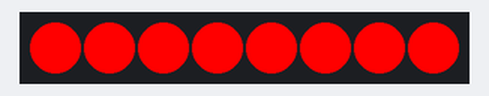
Bench run of a sketch on a simulated Arduino Uno, built with avr-gcc and run on an emulated ATmega328P. On the bench: 8 RGB LEDs in strip order, left to right.

Above: at 0.1 s.
At 5.1 s:
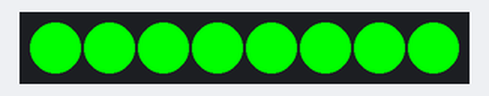
At 10.1 s:
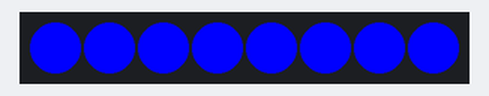
Timing chart, 0 to 126.5 s (numbered marks = the images above):
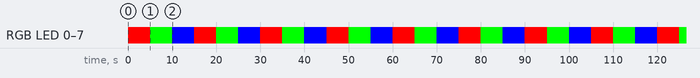

Measured:
- by itself, RGB LED 0–7: repeats every 15.0 s: RGB(0, 255, 0) 5.0 s, RGB(0, 0, 255) 5.0 s, RGB(255, 0, 0) 5.0 s
- by itself, everything shown: repeats every 15.0 s, in 3 steps
- what the display in image 1 shows lasts 5.0 s, from 5.0 s to 10.0 s

The sketch:

oppgave_19D.ino
```cpp
#include <Adafruit_NeoPixel.h>

#define PIN 2
#define NUMPIXELS 8
byte button;

Adafruit_NeoPixel pixels(NUMPIXELS, PIN, NEO_GRB + NEO_KHZ800);
void setup() {
  pixels.begin();
}

void loop() { //kaller funksjon for å skru på lys i forskjellige farger:
  lyslager(255, 0, 0); //lager RØDT lys
  lyslager(0, 255, 0); //lager GRØNT lys
  lyslager(0, 0, 255); //lager BLÅTT lys
}

void lyslager (int r, int g, int b) { //funksjon for å skru på lys i de forskjellige fargene:
  for (int i = 0; i < 8; i += 1) {
    pixels.setPixelColor(i, pixels.Color(r, g, b));
  }
  pixels.show();
  delay(5000);
}
```
